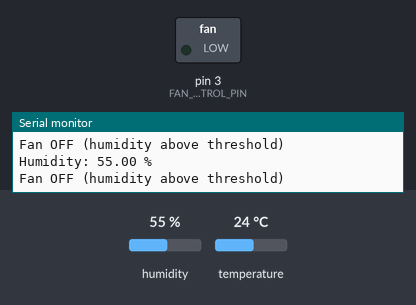
Bench run of a sketch on a simulated Arduino Uno, built with avr-gcc and run on an emulated ATmega328P. Parts: switched loads named in the sketch (green lamp = pin HIGH), the last lines printed to the serial monitor. The inputs (shaded band) are chosen by the test bench; at power-on: humidity 55 %, temperature 24 °C.

Above: at 2.8 s.
2.9 s: humidity set to 41 %
5.6 s: humidity set to 38 %
At 7.3 s:
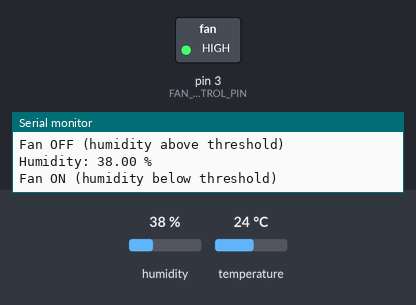
8.3 s: humidity set to 40 %
At 10.7 s:
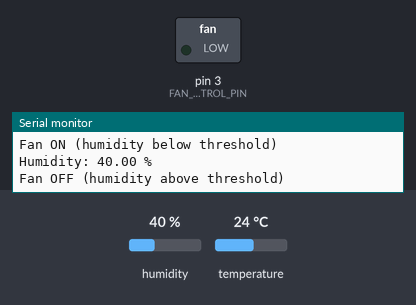
11.5 s: humidity set to 22 %
At 12.5 s:
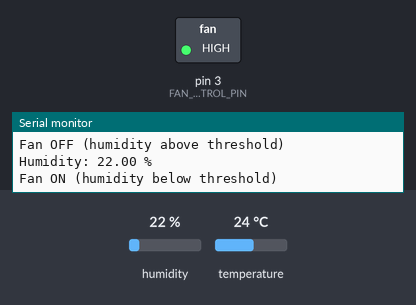
Timing chart, 0 to 14.5 s (numbered marks = the images above; inputs shaded):
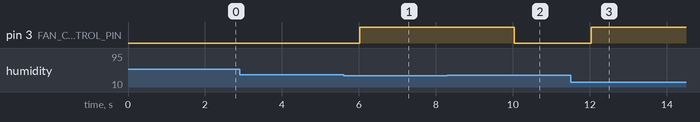

The sketch:

anwendungSchaltnetzteil.ino
```cpp
/**
 * @file anwendungSchaltnetzteil.ino
 * @brief Controls a 12V fan via a MOSFET based on room humidity.
 *
 * If the room humidity drops below 40%, the Arduino activates DO1,
 * which switches a MOSFET to power a 12V fan.
 *
 * @date 2025-04-28
 */

#include <DHT.h>

/// Digital pin connected to the DHT sensor
#define DHT_PIN 2

/// Digital pin to control the MOSFET (DO1)
#define FAN_CONTROL_PIN 3

/// DHT sensor type: DHT11 or DHT22
#define DHT_TYPE DHT22

/// Humidity threshold in percent
#define HUMIDITY_THRESHOLD 40.0

/// DHT sensor instance
DHT dht(DHT_PIN, DHT_TYPE);

/**
 * @brief Arduino setup function.
 * Initializes serial communication, DHT sensor, and fan control pin.
 */
void setup() {
  Serial.begin(9600);
  dht.begin();
  pinMode(FAN_CONTROL_PIN, OUTPUT);
  digitalWrite(FAN_CONTROL_PIN, LOW); // Ensure fan is off at startup
}

/**
 * @brief Arduino main loop.
 * Reads humidity and activates fan if below threshold.
 */
void loop() {
  float humidity = dht.readHumidity();

  // Check if sensor reading is valid
  if (isnan(humidity)) {
    Serial.println("Failed to read humidity from sensor.");
    return;
  }

  Serial.print("Humidity: ");
  Serial.print(humidity);
  Serial.println(" %");

  // Control fan based on humidity
  if (humidity < HUMIDITY_THRESHOLD) {
    digitalWrite(FAN_CONTROL_PIN, HIGH);  ///< Turn on fan
    Serial.println("Fan ON (humidity below threshold)");
  } else {
    digitalWrite(FAN_CONTROL_PIN, LOW);   ///< Turn off fan
    Serial.println("Fan OFF (humidity above threshold)");
  }

  delay(2000); // Wait before next reading
}
```

Measured:
- the behaviour switches between 40 and 39 % on humidity (found by bisection; images 0 and 1)
- after the input at 5.6 s, pin 3 (FAN_CONTROL_PIN): LOW → HIGH after 0.42 s
- after the input at 8.3 s, pin 3 (FAN_CONTROL_PIN): HIGH → LOW after 1.7 s
- after the input at 11.5 s, pin 3 (FAN_CONTROL_PIN): LOW → HIGH after 0.54 s
